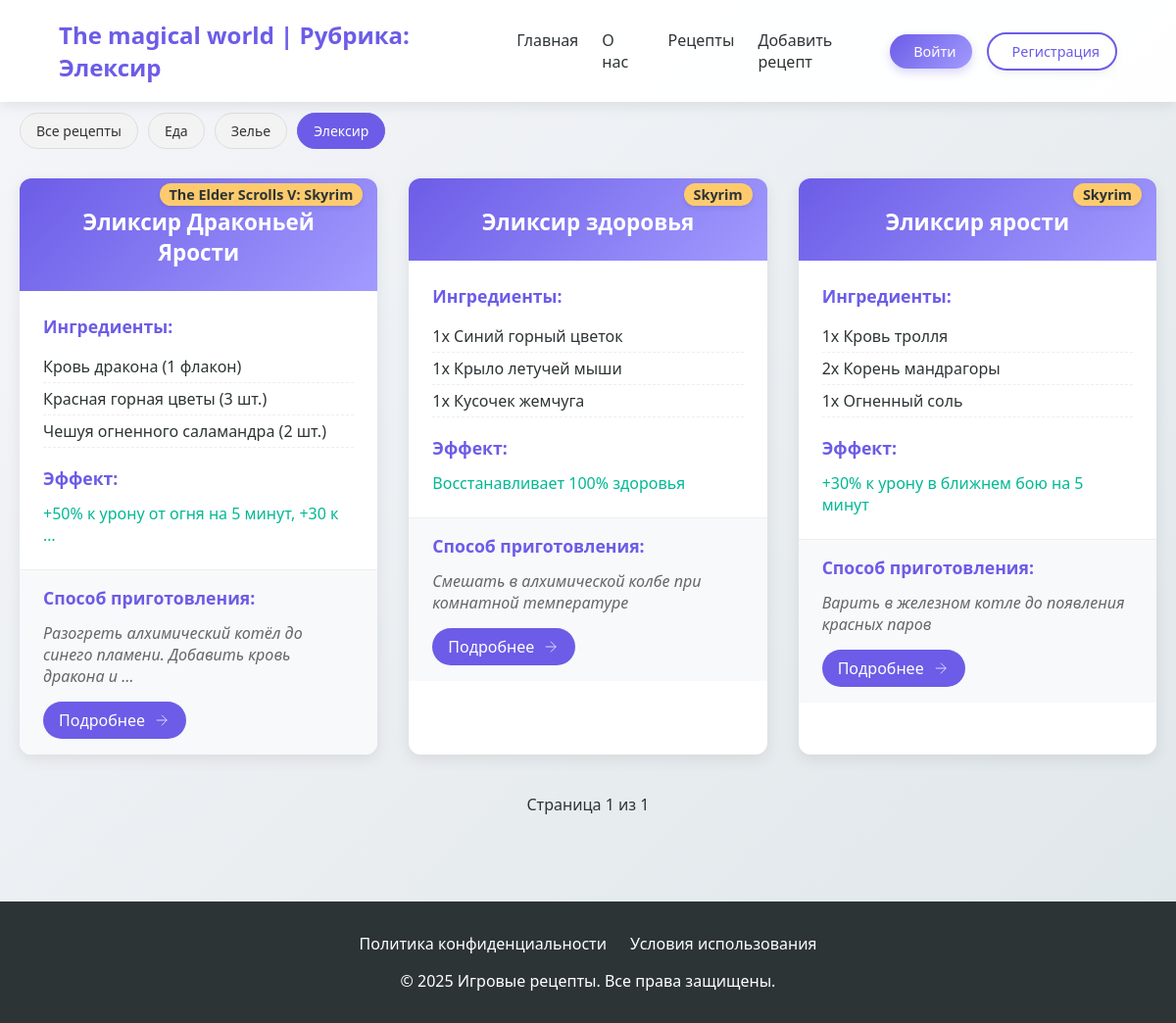
Before: /category/Elecsir/ with the older database file.
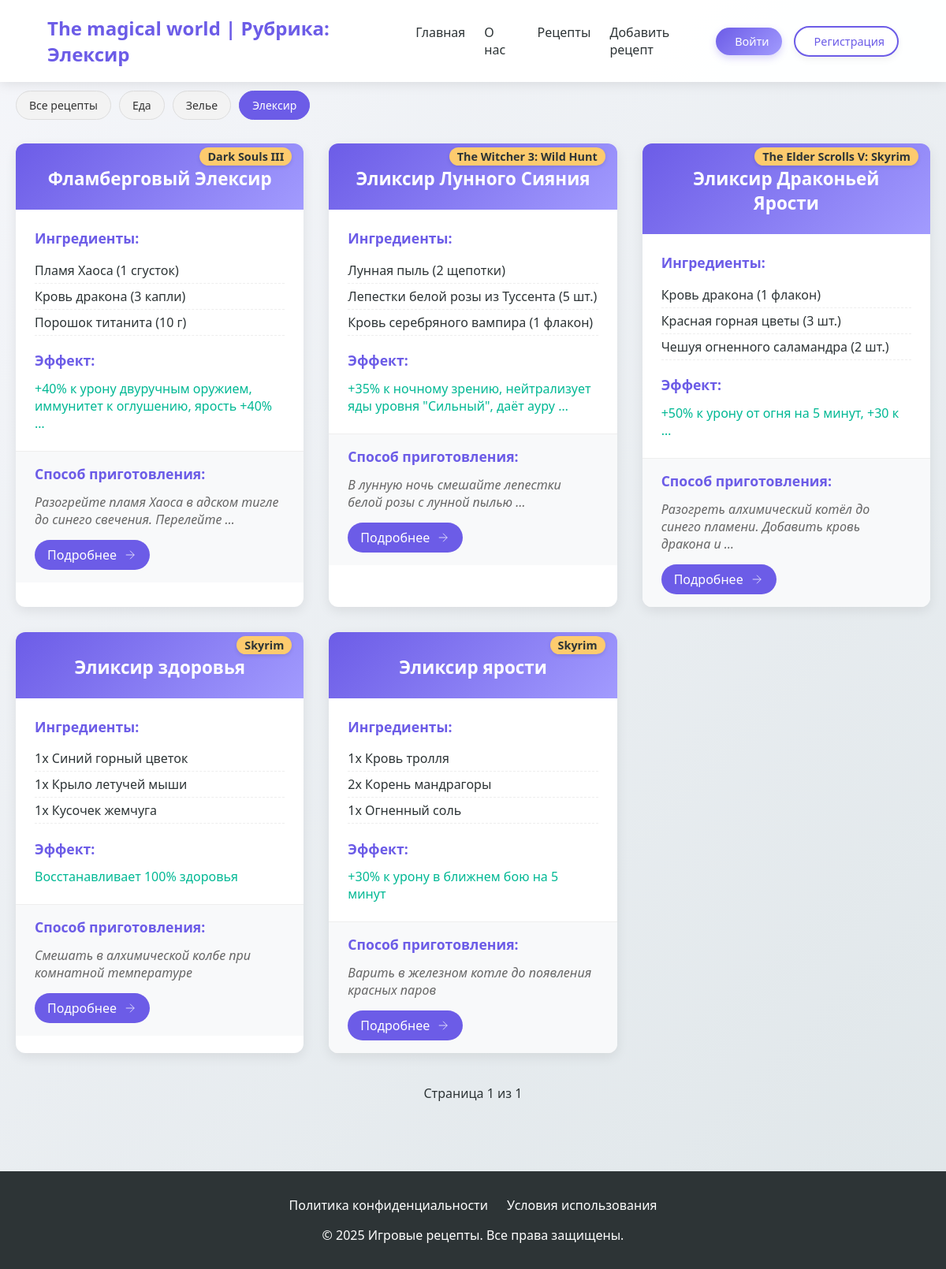
After: the same page with the newer database file.
### star/models.py (models this page shows, shortened)
class Category(models.Model):
    name = models.CharField(max_length=255, db_index=True, verbose_name = 'Категория')
    slug = models.SlugField(max_length=100, unique=True, db_index=True)
    class Meta:
        verbose_name = 'Категории'
        verbose_name_plural = 'Категории'
    def get_absolute_url(self):
         return reverse('category', kwargs = {'cat_slug' : self.slug})

class recipe(models.Model):
    title = models.CharField(max_length = 255, verbose_name = 'Название')
    slug = models.SlugField(max_length = 255, unique = True, db_index = True, verbose_name = 'slug')
    game = models.CharField(max_length = 255, verbose_name = 'Название игры')
    ingredients = models.JSONField(default =list, blank = True, verbose_name = 'Ингредиенты')
    effect = models.CharField(max_length = 255, verbose_name = 'Эффект')
    preparation = models.CharField(max_length = 255, verbose_name = 'Способ приготовления')
    time_create = models.DateTimeField(auto_now_add = True, verbose_name = 'Время создания')
    time_update = models.DateTimeField(auto_now = True, verbose_name = 'Время изменение')
    cat = models.ForeignKey('Category', on_delete = models.PROTECT, verbose_name = 'Категория')
    class Meta:
        verbose_name = 'Лучшие рецепты'
        verbose_name_plural = 'Лучшие рецепты'
        ordering = ['-time_create']
        indexes = [
            models.Index(fields = ['-time_create'])
        ]
    def get_absolute_url(self):
         return reverse('recipe', kwargs = {'recipe_slug' : self.slug})

### star/views.py (the view)
# urls.py: path('category/<slug:cat_slug>/', views.show_category, name='category'),
def show_category(request, cat_slug):
    category = get_object_or_404(Category, slug=cat_slug)
    recipes = recipe.objects.filter(cat=category)
    paginator = Paginator(recipes, 6)
    page_number = request.GET.get('page')
    page_obj = paginator.get_page(page_number)
    context = {
        'recipes': recipes,
        'categories': Category.objects.all(),
        'cat_selected': category.pk,
        'title': f'Рубрика: {category.name}',
        'page_obj': page_obj
    }
    return render(request, 'star/catalog.html', context)

### star/templates/star/catalog.html (shortened to what this page needs)
{% extends 'star/base.html' %}
{% load static %}
{% block content %}
<section class="recipes-section">
    <link type="text/css" href="{% static 'star/css/catalog.css' %}" rel="stylesheet">
    <div class="category-filter">
        <div class="category-buttons">
            <a href="{% url 'all_recipes' %}" class="category-btn {% if not cat_selected %}active{% endif %}">
                Все рецепты
            </a>
            {% for category in categories %}
            <a href="{{ category.get_absolute_url }}"
                class="category-btn {% if category.pk == cat_selected %}active{% endif %}">
                {{ category.name }}
            </a>
            {% endfor %}
        </div>
    </div>
    <div class="recipes-grid">
        {% for recipe in page_obj %}
        <div class="recipe-card">
            <div class="recipe-header">
                <h2>{{ recipe.title }}</h2>
                <span class="game-badge">{{ recipe.game }}</span>
            </div>
            <div class="recipe-content">
                <div class="ingredients">
                    <h3>Ингредиенты:</h3>
                    <ul>
                        {% for ingredient in recipe.ingredients|slice:":3" %}
                        <li>{{ ingredient }}</li>
                        {% endfor %}
                    </ul>
                </div>
                <div class="recipe-effects">
                    <h3>Эффект:</h3>
                    <p>{{ recipe.effect|truncatewords:10  }}</p>
                </div>
            </div>
            <div class="recipe-footer">
                <div class="preparation">
                    <h3>Способ приготовления:</h3>
                    <p>{{ recipe.preparation|truncatewords:10 }}</p>
                    <a href="{{ recipe.get_absolute_url }}" class="details-btn">
                        <span>Подробнее</span>
                        <svg width="18" height="18" viewBox="0 0 24 24" fill="none" stroke="currentColor">
                            <path d="M5 12h14M12 5l7 7-7 7"/>
                        </svg>
                    </a>
                </div>
            </div>
        </div>
        {% endfor %}
    </div>
    <div class="pagination">
        <div class="pagination-links">
            <span class="current-page">
                Страница {{ page_obj.number }} из {{ page_obj.paginator.num_pages }}
            </span>
        </div>
    </div>
</section>
{% endblock %}

Changed rows visible on the page:
added recipe: title "Фламберговый Элексир", game "Dark Souls III", ingredients "Пламя Хаоса (1 сгусток)" "Кровь дракона (3 капли)" "Порошок титанита (10 г)", effect "+40% к урону двуручным оружием, иммунитет к оглушению, ярость +40% …", preparation "Разогрейте пламя Хаоса в адском тигле до синего свечения. Перелейте …"
added recipe: title "Эликсир Лунного Сияния", game "The Witcher 3: Wild Hunt", ingredients "Лунная пыль (2 щепотки)" "Лепестки белой розы из Туссента (5 шт.)" "Кровь серебряного вампира (1 флакон)", effect "+35% к ночному зрению, нейтрализует яды уровня \"Сильный\", даёт ауру …", preparation "В лунную ночь смешайте лепестки белой розы с лунной пылью …"
